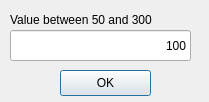
<?xml version="1.0" encoding="UTF-8"?>
<ui version="4.0">
 <class>a3kSpeedSelect</class>
 <widget class="QDialog" name="a3kSpeedSelect">
  <property name="geometry">
   <rect>
    <x>0</x>
    <y>0</y>
    <width>209</width>
    <height>102</height>
   </rect>
  </property>
  <property name="windowTitle">
   <string>Dialog</string>
  </property>
  <widget class="QLineEdit" name="lineEdit">
   <property name="geometry">
    <rect>
     <x>10</x>
     <y>30</y>
     <width>181</width>
     <height>31</height>
    </rect>
   </property>
   <property name="text">
    <string>100</string>
   </property>
   <property name="maxLength">
    <number>3</number>
   </property>
   <property name="alignment">
    <set>Qt::AlignRight|Qt::AlignTrailing|Qt::AlignVCenter</set>
   </property>
  </widget>
  <widget class="QLabel" name="label">
   <property name="geometry">
    <rect>
     <x>10</x>
     <y>10</y>
     <width>191</width>
     <height>20</height>
    </rect>
   </property>
   <property name="text">
    <string>Value between 50 and 300</string>
   </property>
  </widget>
  <widget class="QPushButton" name="pushButton">
   <property name="geometry">
    <rect>
     <x>60</x>
     <y>70</y>
     <width>91</width>
     <height>26</height>
    </rect>
   </property>
   <property name="text">
    <string>OK</string>
   </property>
   <property name="default">
    <bool>true</bool>
   </property>
   <property name="flat">
    <bool>false</bool>
   </property>
  </widget>
  <widget class="QWidget" name="verticalLayoutWidget">
   <property name="geometry">
    <rect>
     <x>10</x>
     <y>40</y>
     <width>160</width>
     <height>80</height>
    </rect>
   </property>
   <layout class="QVBoxLayout" name="verticalLayout"/>
  </widget>
 </widget>
 <resources/>
 <connections/>
</ui>
